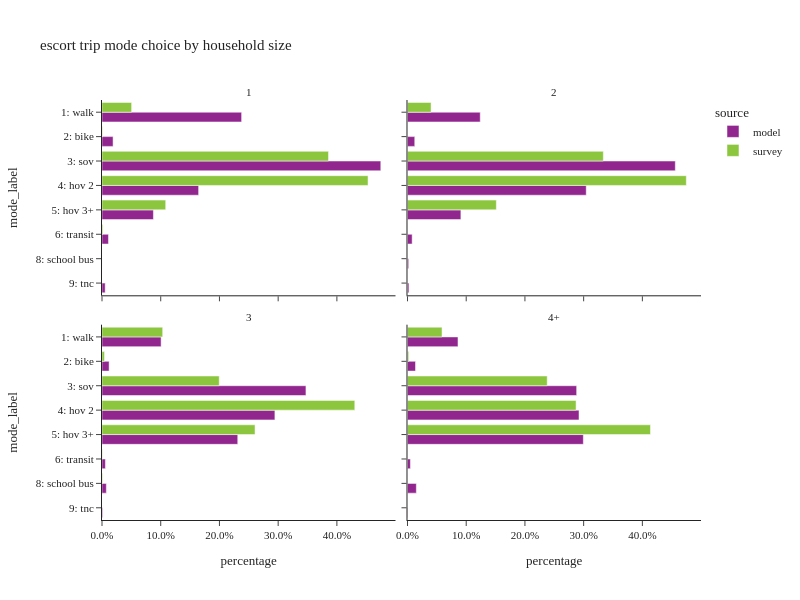

The notebook cell this image was saved under:
### Code cell
plot_mode_choice(es_trip,"hhsize_4+",
                 {"hhsize_4+":["1","2","3","4+"],
                  "mode_label":util.mode_cat.values()},
                 "household size",2,600)

### Figure 1 — Plotly figure (JSON) as saved in the notebook; plotly's stock layout.template omitted (floating-point values rounded to 4 significant figures)
{"data": [{"alignmentgroup": "True", "customdata": [[16917], [1343], [33780], [11707], [6230], [783], [1], [387]], "hovertemplate": "source=model<br>hhsize_4+=1<br>percentage=%{x}<br>mode_label=%{y}<br>sample count=%{customdata[0]}<extra></extra>", "legendgroup": "model", "marker": {"color": "#91268F", "pattern": {"shape": ""}}, "name": "model", "offsetgroup": "model", "orientation": "h", "showlegend": true, "textposition": "auto", "type": "bar", "x": [0.2378, 0.01888, 0.4748, 0.1645, 0.08756, 0.01101, 1.406e-05, 0.005439], "xaxis": "x3", "y": ["1: walk", "2: bike", "3: sov", "4: hov 2", "5: hov 3+", "6: transit", "8: school bus", "9: tnc"], "yaxis": "y3"}, {"alignmentgroup": "True", "customdata": [[15], [1], [51], [46], [9], [1]], "hovertemplate": "source=survey<br>hhsize_4+=1<br>percentage=%{x}<br>mode_label=%{y}<br>sample count=%{customdata[0]}<extra></extra>", "legendgroup": "survey", "marker": {"color": "#8CC63E", "pattern": {"shape": ""}}, "name": "survey", "offsetgroup": "survey", "orientation": "h", "showlegend": true, "textposition": "auto", "type": "bar", "x": [0.05043, 0.0008845, 0.3858, 0.453, 0.1085, 0.001399], "xaxis": "x3", "y": ["1: walk", "2: bike", "3: sov", "4: hov 2", "5: hov 3+", "6: transit"], "yaxis": "y3"}, {"alignmentgroup": "True", "customdata": [[36682], [3663], [135066], [90138], [26930], [2352], [583], [713]], "hovertemplate": "source=model<br>hhsize_4+=2<br>percentage=%{x}<br>mode_label=%{y}<br>sample count=%{customdata[0]}<extra></extra>", "legendgroup": "model", "marker": {"color": "#91268F", "pattern": {"shape": ""}}, "name": "model", "offsetgroup": "model", "orientation": "h", "showlegend": false, "textposition": "auto", "type": "bar", "x": [0.1239, 0.01237, 0.4561, 0.3044, 0.09094, 0.007943, 0.001969, 0.002408], "xaxis": "x4", "y": ["1: walk", "2: bike", "3: sov", "4: hov 2", "5: hov 3+", "6: transit", "8: school bus", "9: tnc"], "yaxis": "y4"}, {"alignmentgroup": "True", "customdata": [[18], [116], [172], [46], [1]], "hovertemplate": "source=survey<br>hhsize_4+=2<br>percentage=%{x}<br>mode_label=%{y}<br>sample count=%{customdata[0]}<extra></extra>", "legendgroup": "survey", "marker": {"color": "#8CC63E", "pattern": {"shape": ""}}, "name": "survey", "offsetgroup": "survey", "orientation": "h", "showlegend": false, "textposition": "auto", "type": "bar", "x": [0.04017, 0.3335, 0.4749, 0.1513, 0.0001112], "xaxis": "x4", "y": ["1: walk", "3: sov", "4: hov 2", "5: hov 3+", "6: transit"], "yaxis": "y4"}, {"alignmentgroup": "True", "customdata": [[33212], [3987], [114563], [97124], [76255], [1908], [2437], [364]], "hovertemplate": "source=model<br>hhsize_4+=3<br>percentage=%{x}<br>mode_label=%{y}<br>sample count=%{customdata[0]}<extra></extra>", "legendgroup": "model", "marker": {"color": "#91268F", "pattern": {"shape": ""}}, "name": "model", "offsetgroup": "model", "orientation": "h", "showlegend": false, "textposition": "auto", "type": "bar", "x": [0.1007, 0.01209, 0.3473, 0.2944, 0.2312, 0.005784, 0.007388, 0.001104], "xaxis": "x", "y": ["1: walk", "2: bike", "3: sov", "4: hov 2", "5: hov 3+", "6: transit", "8: school bus", "9: tnc"], "yaxis": "y"}, {"alignmentgroup": "True", "customdata": [[42], [12], [86], [108], [60], [1], [1]], "hovertemplate": "source=survey<br>hhsize_4+=3<br>percentage=%{x}<br>mode_label=%{y}<br>sample count=%{customdata[0]}<extra></extra>", "legendgroup": "survey", "marker": {"color": "#8CC63E", "pattern": {"shape": ""}}, "name": "survey", "offsetgroup": "survey", "orientation": "h", "showlegend": false, "textposition": "auto", "type": "bar", "x": [0.1034, 0.004231, 0.1996, 0.4305, 0.2606, 0.0005744, 0.001018], "xaxis": "x", "y": ["1: walk", "2: bike", "3: sov", "4: hov 2", "5: hov 3+", "6: transit", "8: school bus"], "yaxis": "y"}, {"alignmentgroup": "True", "customdata": [[83327], [13226], [279126], [283004], [290151], [4804], [14590], [657]], "hovertemplate": "source=model<br>hhsize_4+=4+<br>percentage=%{x}<br>mode_label=%{y}<br>sample count=%{customdata[0]}<extra></extra>", "legendgroup": "model", "marker": {"color": "#91268F", "pattern": {"shape": ""}}, "name": "model", "offsetgroup": "model", "orientation": "h", "showlegend": false, "textposition": "auto", "type": "bar", "x": [0.086, 0.01365, 0.2881, 0.2921, 0.2995, 0.004958, 0.01506, 0.0006781], "xaxis": "x2", "y": ["1: walk", "2: bike", "3: sov", "4: hov 2", "5: hov 3+", "6: transit", "8: school bus", "9: tnc"], "yaxis": "y2"}, {"alignmentgroup": "True", "customdata": [[63], [11], [105], [184], [298], [2], [2]], "hovertemplate": "source=survey<br>hhsize_4+=4+<br>percentage=%{x}<br>mode_label=%{y}<br>sample count=%{customdata[0]}<extra></extra>", "legendgroup": "survey", "marker": {"color": "#8CC63E", "pattern": {"shape": ""}}, "name": "survey", "offsetgroup": "survey", "orientation": "h", "showlegend": false, "textposition": "auto", "type": "bar", "x": [0.05882, 0.00203, 0.2379, 0.2871, 0.4138, 0.0002482, 5.293e-05], "xaxis": "x2", "y": ["1: walk", "2: bike", "3: sov", "4: hov 2", "5: hov 3+", "6: transit", "8: school bus"], "yaxis": "y2"}], "layout": {"annotations": [{"font": {}, "showarrow": false, "text": "3", "x": 0.245, "xanchor": "center", "xref": "paper", "y": 0.465, "yanchor": "bottom", "yref": "paper"}, {"font": {}, "showarrow": false, "text": "4+", "x": 0.755, "xanchor": "center", "xref": "paper", "y": 0.465, "yanchor": "bottom", "yref": "paper"}, {"font": {}, "showarrow": false, "text": "1", "x": 0.245, "xanchor": "center", "xref": "paper", "y": 1.0, "yanchor": "bottom", "yref": "paper"}, {"font": {}, "showarrow": false, "text": "2", "x": 0.755, "xanchor": "center", "xref": "paper", "y": 1.0, "yanchor": "bottom", "yref": "paper"}], "barmode": "group", "height": 600, "legend": {"title": {"text": "source"}, "tracegroupgap": 0}, "title": {"text": "escort trip mode choice by household size"}, "width": 800, "xaxis": {"anchor": "y", "domain": [0, 0.49], "tickformat": ".1%", "title": {"text": "percentage"}}, "xaxis2": {"anchor": "y2", "domain": [0.51, 1], "matches": "x", "tickformat": ".1%", "title": {"text": "percentage"}}, "xaxis3": {"anchor": "y3", "domain": [0, 0.49], "matches": "x", "showticklabels": false, "tickformat": ".1%"}, "xaxis4": {"anchor": "y4", "domain": [0.51, 1], "matches": "x", "showticklabels": false, "tickformat": ".1%"}, "yaxis": {"anchor": "x", "categoryarray": ["9: tnc", "8: school bus", "6: transit", "5: hov 3+", "4: hov 2", "3: sov", "2: bike", "1: walk"], "categoryorder": "array", "domain": [0, 0.465], "title": {"text": "mode_label"}}, "yaxis2": {"anchor": "x2", "domain": [0, 0.465], "matches": "y", "showticklabels": false}, "yaxis3": {"anchor": "x3", "categoryarray": ["9: tnc", "8: school bus", "6: transit", "5: hov 3+", "4: hov 2", "3: sov", "2: bike", "1: walk"], "categoryorder": "array", "domain": [0.535, 1.0], "matches": "y", "title": {"text": "mode_label"}}, "yaxis4": {"anchor": "x4", "domain": [0.535, 1.0], "matches": "y", "showticklabels": false}}}
